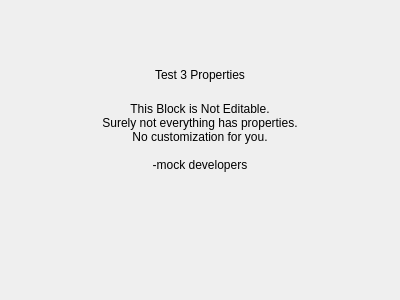
<?xml version="1.0" encoding="UTF-8"?>
<ui version="4.0">
 <class>Test3Properties_UI</class>
 <widget class="QWidget" name="Test3Properties_UI">
  <property name="geometry">
   <rect>
    <x>0</x>
    <y>0</y>
    <width>400</width>
    <height>300</height>
   </rect>
  </property>
  <property name="windowTitle">
   <string>Form</string>
  </property>
  <layout class="QGridLayout" name="gridLayout">
   <item row="3" column="0">
    <spacer name="verticalSpacer">
     <property name="orientation">
      <enum>Qt::Vertical</enum>
     </property>
     <property name="sizeHint" stdset="0">
      <size>
       <width>20</width>
       <height>61</height>
      </size>
     </property>
    </spacer>
   </item>
   <item row="0" column="0">
    <spacer name="verticalSpacer_2">
     <property name="orientation">
      <enum>Qt::Vertical</enum>
     </property>
     <property name="sizeHint" stdset="0">
      <size>
       <width>20</width>
       <height>40</height>
      </size>
     </property>
    </spacer>
   </item>
   <item row="2" column="0">
    <widget class="QLabel" name="lblProperties">
     <property name="text">
      <string>
This Block is Not Editable.
Surely not everything has properties.
No customization for you.

-mock developers</string>
     </property>
     <property name="alignment">
      <set>Qt::AlignCenter</set>
     </property>
     <property name="wordWrap">
      <bool>true</bool>
     </property>
    </widget>
   </item>
   <item row="1" column="0">
    <widget class="QLabel" name="label">
     <property name="text">
      <string>Test 3 Properties</string>
     </property>
     <property name="alignment">
      <set>Qt::AlignCenter</set>
     </property>
    </widget>
   </item>
   <item row="4" column="0">
    <spacer name="verticalSpacer_3">
     <property name="orientation">
      <enum>Qt::Vertical</enum>
     </property>
     <property name="sizeHint" stdset="0">
      <size>
       <width>20</width>
       <height>40</height>
      </size>
     </property>
    </spacer>
   </item>
  </layout>
 </widget>
 <resources/>
 <connections/>
</ui>
